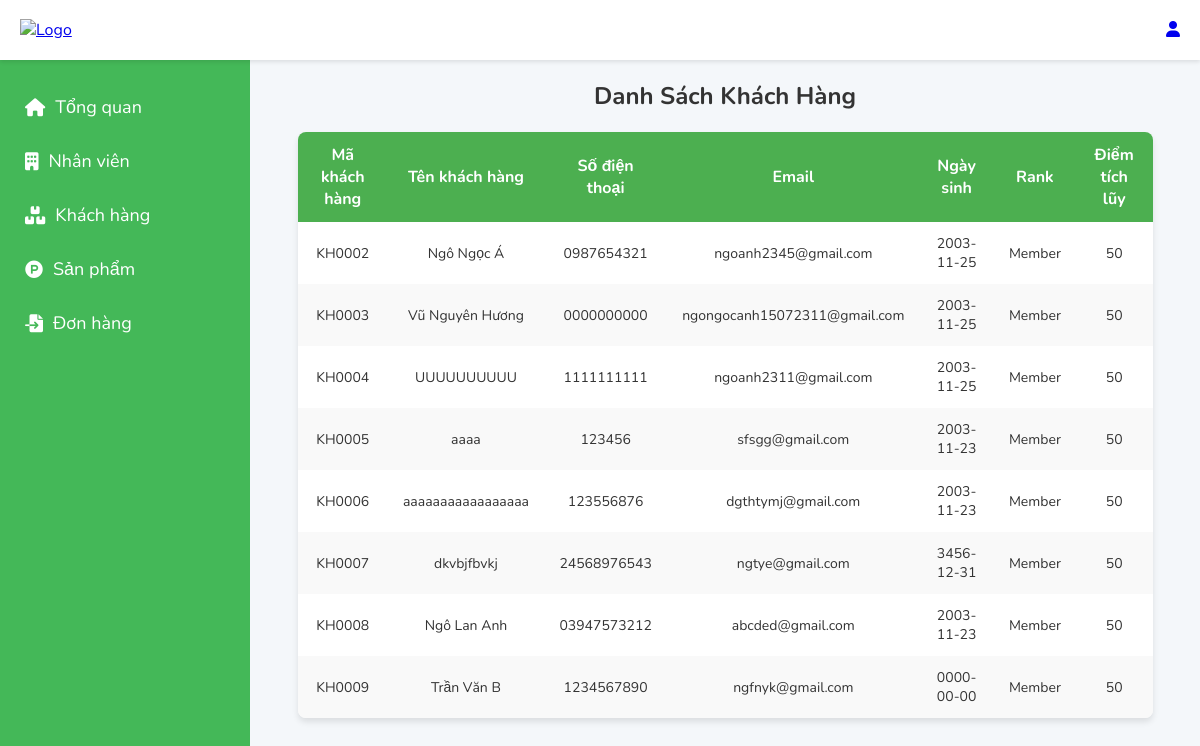
The page /admin/khachhang on the database as committed earlier.
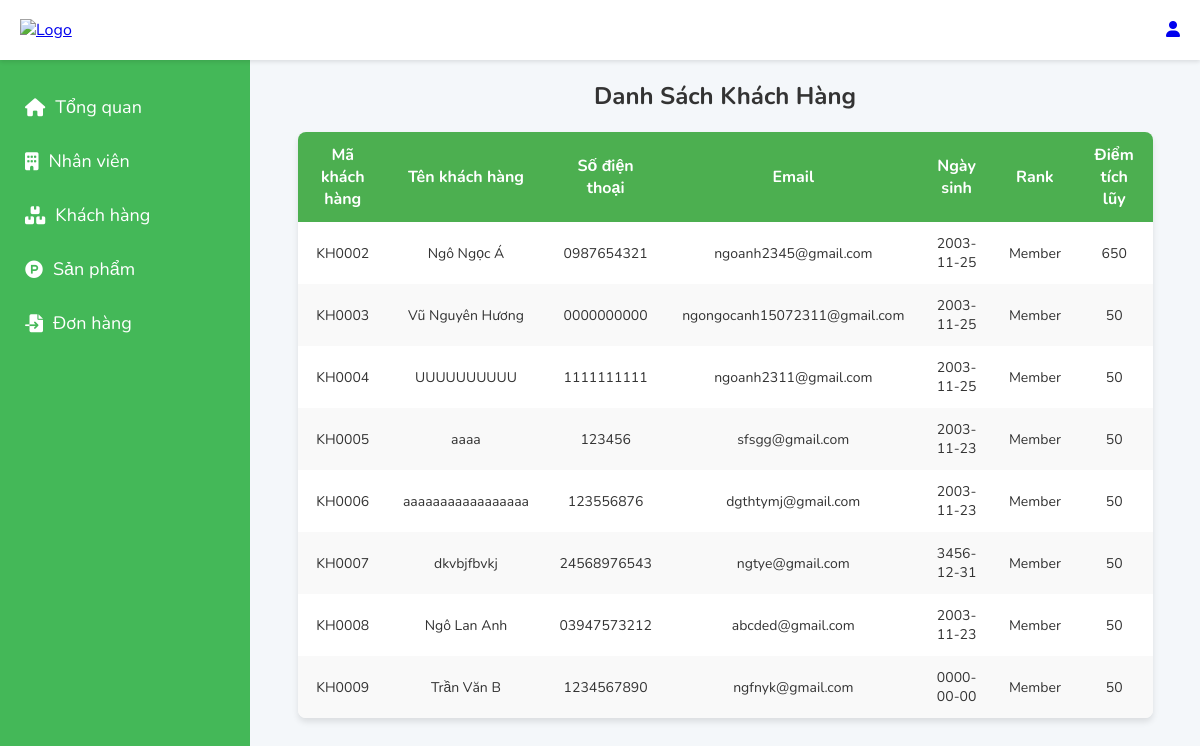
The same page on the database as committed later.
### tables this page shows
CREATE TABLE `khachhang` (
  `id` varchar(50) NOT NULL,
  `tenkhachhang` varchar(100) NOT NULL,
  `email` varchar(100) DEFAULT NULL,
  `sdt` varchar(15) NOT NULL,
  `password` varchar(200) NOT NULL,
  `ngaysinh` date DEFAULT NULL,
  `id_rank` int(3) NOT NULL,
  `point` int(6) NOT NULL DEFAULT 50,
  `verification_code` int(6) DEFAULT NULL
);

CREATE TABLE `rank` (
  `id_rank` int(3) NOT NULL,
  `name` varchar(50) NOT NULL,
  `Min_point` int(10) NOT NULL,
  `discount` int(10) NOT NULL
);

### core/controller.php (called while the page is built, shortened)
<?php
class controller {
    public function model($model) {
        return new $model();
    }
    public function view($view, $data=NULL) {
        require_once 'app/views/' . $view . '.php';
    }
}
?>

### app/Controllers/admincontroller.php (called while the page is built, shortened)
<?php
require_once 'core/Controller.php';
class adminController extends Controller
{
    private $adminModel;
    public function __construct()
    {
        $this->adminModel = $this->model('adminModel');
    }
    public function khachhang()
    {
        $listkh = $this->adminModel->getlistkh();
        $this->view('admin/listkh', ['listkh' => $listkh]);
    }
}

### core/routers.php (called while the page is built, shortened)
<?php
    class Router {
        protected $action = 'trangchu';
        private function parseUrl($uri) {
            return explode('/', filter_var(rtrim($uri, '/'), FILTER_SANITIZE_URL));
        }
        public function dispatch($uri) {
            $url = $this->parseUrl($uri);
            if(file_exists('app/Controllers/' . $url[2] . 'Controller.php')) {
                unset($url[2]);
            }
            $this->controller = new $this->controller;
            if(isset($url[3])) {
                if(method_exists($this->controller, $url[3])) {
                    $this->action = $url[3];
                    unset($url[3]);
                }
            }
            unset($url[0]);
            unset($url[1]);
            $this->params = $url ? array_values($url) : [];
           call_user_func_array([$this->controller, $this->action], $this->params);
        }
    }
?>

### index.php (called while the page is built, shortened)
<?php
    require_once 'core/routers.php';
    $router = new Router();
    $router->dispatch($_SERVER['REQUEST_URI']);
?>

### core/model.php (called while the page is built, shortened)
<?php
class Model {
    public function __construct() {
            $this->con = new mysqli('localhost','root','','dtb1');
    }
}

### app/models/adminModel.php (called while the page is built, shortened)
<?php
require_once './core/model.php';
class adminModel extends Model {
   protected $tblkhachhang="khachhang";
   protected $tblrank = "rank";
public function getlistkh(){
   $sql = "SELECT * FROM $this->tblkhachhang INNER JOIN $this->tblrank ON $this->tblkhachhang.id_rank = $this->tblrank.id_rank";
   $result = $this->con->query($sql);
   return $result;
}
}
?>

### app/views/admin/listkh.php (the view, shortened to what this page needs)
<!DOCTYPE html>
<html lang="en">
<head>
</head>
<body>
<div class="detail">
    <h2>Danh Sách Khách Hàng</h2>
    <table>
        <thead>
            <tr>
                <th>Mã khách hàng</th>
                <th>Tên khách hàng</th>
                <th>Số điện thoại</th>
                <th>Email</th>
                <th>Ngày sinh</th>
                <th>Rank</th>
                <th>Điểm tích lũy</th>
            </tr>
        </thead>
        <tbody>
        <?php while ($row = mysqli_fetch_array($listkh)) { ?>
            <tr>
                <td><?= $row['id']; ?></td>
                <td><?= $row['tenkhachhang']; ?></td>
                <td><?= $row['sdt']; ?></td>
                <td><?= $row['email']; ?></td>
                <td><?= $row['ngaysinh']; ?></td>
                <td><?= $row['name']; ?></td>
                <td><?= $row['point']; ?></td>
            </tr>
        <?php } ?>
        </tbody>
    </table>
</div>
</body>
</html>

Rows that differ between the two databases and show on the page:
changed khachhang "KH0002": point "50" → "650"
